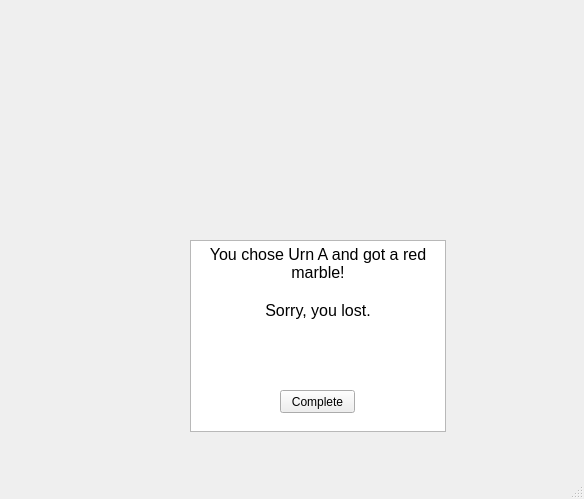
<?xml version="1.0" encoding="UTF-8"?>
<ui version="4.0">
 <class>MainWindow</class>
 <widget class="QMainWindow" name="MainWindow">
  <property name="geometry">
   <rect>
    <x>0</x>
    <y>0</y>
    <width>584</width>
    <height>499</height>
   </rect>
  </property>
  <property name="windowTitle">
   <string>MainWindow</string>
  </property>
  <widget class="QWidget" name="centralwidget">
   <widget class="QLabel" name="BlueMarblePic">
    <property name="geometry">
     <rect>
      <x>240</x>
      <y>60</y>
      <width>151</width>
      <height>151</height>
     </rect>
    </property>
    <property name="text">
     <string/>
    </property>
    <property name="pixmap">
     <pixmap>../Red Marble.PNG</pixmap>
    </property>
    <property name="scaledContents">
     <bool>true</bool>
    </property>
   </widget>
   <widget class="QTextBrowser" name="textBrowser">
    <property name="geometry">
     <rect>
      <x>190</x>
      <y>240</y>
      <width>256</width>
      <height>192</height>
     </rect>
    </property>
    <property name="autoFillBackground">
     <bool>false</bool>
    </property>
    <property name="html">
     <string>&lt;!DOCTYPE HTML PUBLIC &quot;-//W3C//DTD HTML 4.0//EN&quot; &quot;http://www.w3.org/TR/REC-html40/strict.dtd&quot;&gt;
&lt;html&gt;&lt;head&gt;&lt;meta name=&quot;qrichtext&quot; content=&quot;1&quot; /&gt;&lt;style type=&quot;text/css&quot;&gt;
p, li { white-space: pre-wrap; }
&lt;/style&gt;&lt;/head&gt;&lt;body style=&quot; font-family:'MS Shell Dlg 2'; font-size:8.25pt; font-weight:400; font-style:normal;&quot;&gt;
&lt;p align=&quot;center&quot; style=&quot; margin-top:0px; margin-bottom:0px; margin-left:0px; margin-right:0px; -qt-block-indent:0; text-indent:0px;&quot;&gt;&lt;span style=&quot; font-size:12pt;&quot;&gt;You chose Urn A and got a red marble!&lt;/span&gt;&lt;/p&gt;
&lt;p align=&quot;center&quot; style=&quot;-qt-paragraph-type:empty; margin-top:0px; margin-bottom:0px; margin-left:0px; margin-right:0px; -qt-block-indent:0; text-indent:0px; font-size:12pt;&quot;&gt;&lt;br /&gt;&lt;/p&gt;
&lt;p align=&quot;center&quot; style=&quot; margin-top:0px; margin-bottom:0px; margin-left:0px; margin-right:0px; -qt-block-indent:0; text-indent:0px;&quot;&gt;&lt;span style=&quot; font-size:12pt;&quot;&gt;Sorry, you lost.&lt;/span&gt;&lt;/p&gt;&lt;/body&gt;&lt;/html&gt;</string>
    </property>
   </widget>
   <widget class="QPushButton" name="CompleteButton">
    <property name="geometry">
     <rect>
      <x>280</x>
      <y>390</y>
      <width>75</width>
      <height>23</height>
     </rect>
    </property>
    <property name="text">
     <string>Complete</string>
    </property>
   </widget>
  </widget>
  <widget class="QMenuBar" name="menubar">
   <property name="geometry">
    <rect>
     <x>0</x>
     <y>0</y>
     <width>584</width>
     <height>21</height>
    </rect>
   </property>
  </widget>
  <widget class="QStatusBar" name="statusbar"/>
 </widget>
 <resources/>
 <connections/>
</ui>
